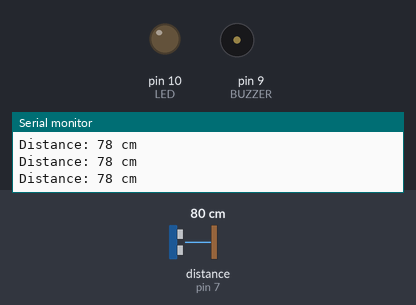
The sketch below on a simulated Arduino Uno, built with avr-gcc and run on an emulated ATmega328P. Shown: output pins drawn as LEDs (lit = HIGH), buzzer (waves = sounding), the last lines printed to the serial monitor. Wiring (inferred from the names in the program): ultrasonic range finder: trigger pin 6; echo pin 7. Inputs (shaded band) come from the test bench; at power-on: distance to the obstacle (sensor on pin 7) 80 cm. The echo pulse lasts 58.3 µs per cm; pins used as bus, display or sensor lines are not drawn.

Above: at 1.2 s.
1.3 s: distance to the obstacle (sensor on pin 7) set to 23 cm
2.8 s: distance to the obstacle (sensor on pin 7) set to 20 cm
At 3.3 s:
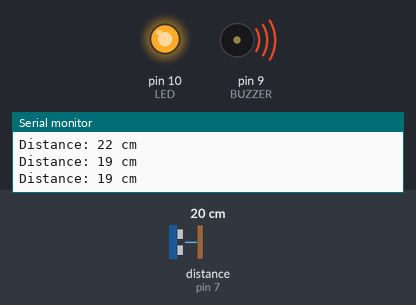
4.3 s: distance to the obstacle (sensor on pin 7) set to 60 cm
At 4.9 s:
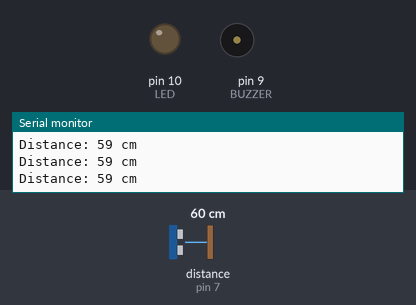
5.8 s: distance to the obstacle (sensor on pin 7) set to 2 cm
At 7.0 s:
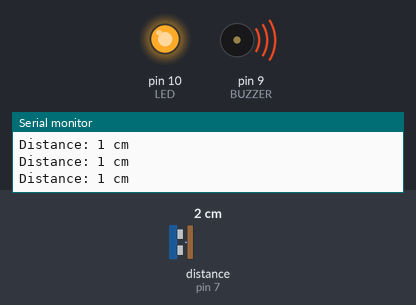
Timing chart, 0 to 8.3 s (numbered marks = the images above; inputs shaded):
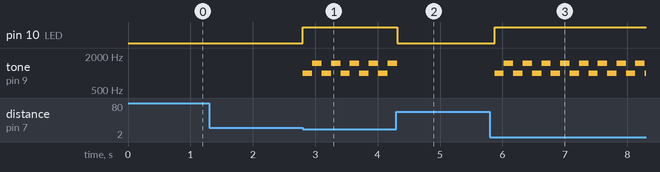

The sketch:

main.ino
```cpp
//SECURITY ALARM BOX - alert system


#define TRIG    6    // 6 سلك إرسال الموجات
#define ECHO    7   // 7 سلك استقبال الموجات
#define BUZZER  9   // 9 مكان الجرس
#define LED     10   // مكان الضوء الأحمر      8

// متغيرات حساب المسافة
long duration;
int distance;

void setup() {
  pinMode(TRIG, OUTPUT);
  pinMode(ECHO, INPUT);
  pinMode(BUZZER, OUTPUT);
  pinMode(LED, OUTPUT);

  Serial.begin(9600);
}

void loop() {

  // تنظيف الحساس وإرسال النبضة
  digitalWrite(TRIG, LOW);
  delayMicroseconds(2);
  digitalWrite(TRIG, HIGH);
  delayMicroseconds(10);
  digitalWrite(TRIG, LOW);

  duration = pulseIn(ECHO, HIGH);
  distance = duration * 0.034 / 2;


  //print distance
  Serial.print("Distance: ");
  Serial.print(distance);
  Serial.println(" cm");
  if (distance > 0 && distance <=20) {
    digitalWrite(LED, HIGH);    // شغل الضوء


    // إنشاء صوت إنذار متناوب (Siren)
    tone(BUZZER, 1000);         // نغمة بتردد 1000 هرتز
    delay(150);
    tone(BUZZER, 1500);         // نغمة بتردد 1500 هرتز
    delay(150);
  }
  else {
    noTone(BUZZER);             // أوقف الصوت تماماً
    digitalWrite(LED, LOW);     // أطفئ الضوء

    delay(100);                 // تأخير بسيط لاستقرار القراءة
  }
}
```

Measured:
- the behaviour switches between 22 and 21 cm on distance to the obstacle (sensor on pin 7) (found by bisection; images 0 and 1)
- after the input at 2.8 s, pin 10 (LED): LOW → HIGH at once; tone on pin 9 (BUZZER): alternates 1500 Hz for 0.15 s and 1000 Hz for 0.15 s, starting at once
- after the input at 4.3 s, pin 10 (LED): HIGH → LOW at once
- after the input at 5.8 s, pin 10 (LED): LOW → HIGH after 0.07 s; tone on pin 9 (BUZZER): alternates 1500 Hz for 0.15 s and 1000 Hz for 0.15 s, starting after 0.07 s
